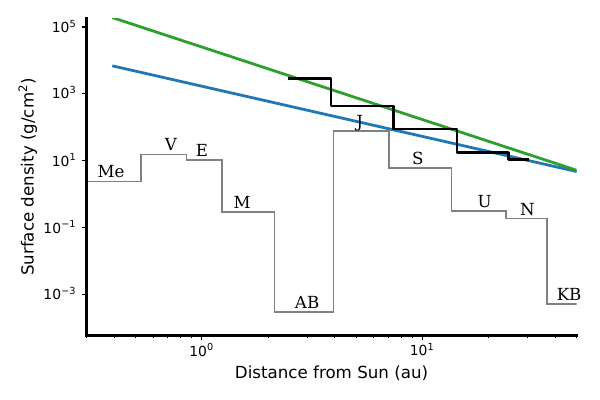

Here is the Python script that generated this plot:
import numpy as np
import matplotlib.pyplot as plt
def reverse(x):
        return x[::-1]

import plotsetup
colors=plt.rcParams["axes.prop_cycle"].by_key()['color']

p=np.array([88,225,365,687,1898,4331,10747,30589,59800,90560])/365
a=p**(2/3)
m=np.array([0.33,4.87,5.97,.642,0.0009,1898,568,86.8,102,.013])*1e27 # g
#plt.scatter(ap,ep,facecolor="black")
labels=["Me","V","E","M","C","J","S","U","N","P"]


# replace Ceres with total ast belt
m[4]=2.39e24 ; labels[4]='AB'

# replace Pluto with KB
m[-1]=m[2]*.2 ; labels[-1]=' KB' ; a[-1]=45

amin=0.3
amax=50


# add in an Oort Cloud
if amax>1000:
	a=np.append(a,1e4)
	m=np.append(m,m[2])
	labels=np.append(labels,'OC')


rmin=a*0 ; rmax=a*0 ; sigma=a*0
for i in range(len(a)):
	if i==0:
		rmin[i]=amin
	else:
		rmin[i]=(a[i-1]*a[i])**.5
	if i==len(a)-1:
		rmax[i]=a[i]*1.5
	else:
		rmax[i]=(a[i+1]*a[i])**.5
edges=np.append(rmin,rmax[-1])
area=np.pi*(rmax**2-rmin**2) * 1.5e13**2

sigma=m/area # g/cm2
#plt.step(a,sigma,where="mid")
plt.stairs(sigma,edges=edges,color="grey")
for ai,si,li in zip(a,sigma,labels):
	if (ai>amin) & (ai<amax):
		plt.text(ai,si,li,ha="center",va="bottom")

aa=np.logspace(-.4,np.log10(amax),1000)
hayashi=1700/aa**1.5
plt.plot(aa,hayashi,color=colors[0],linewidth=2)

# following desch
desch=343/2*(10/aa)**2.168
plt.plot(aa,desch,color=colors[2],linewidth=2)
aaug=a[5:9]
areaaug=area[5:9]
edges=np.append(rmin[5:9],rmax[5:9][-1])
maug=np.array([1750,1411,843,1032])*m[2]
sigmaaug=maug/areaaug
edges=np.append(2.,edges)
aaug=np.append(2.5,aaug)
sigmaaug=np.append(2960,sigmaaug)
#.stairs(sigmaaug,edges=edges,color="black",linewidth=2)
plt.step(aaug,sigmaaug,where='mid',color="black",linewidth=2)

plt.xscale("log") ; plt.yscale("log")
plt.xlim(amin,aa.max())
plt.ylim(sigma[(a>amin)&(a<amax)].min()*.2,hayashi.max())
plt.ylim(sigma[(a>amin)&(a<amax)].min()*.2,desch.max())
plt.xlabel("Distance from Sun (au)")
plt.ylabel(r"Surface density (g/cm$^2$)")
plt.tight_layout()
plt.savefig("mmsn.pdf")
